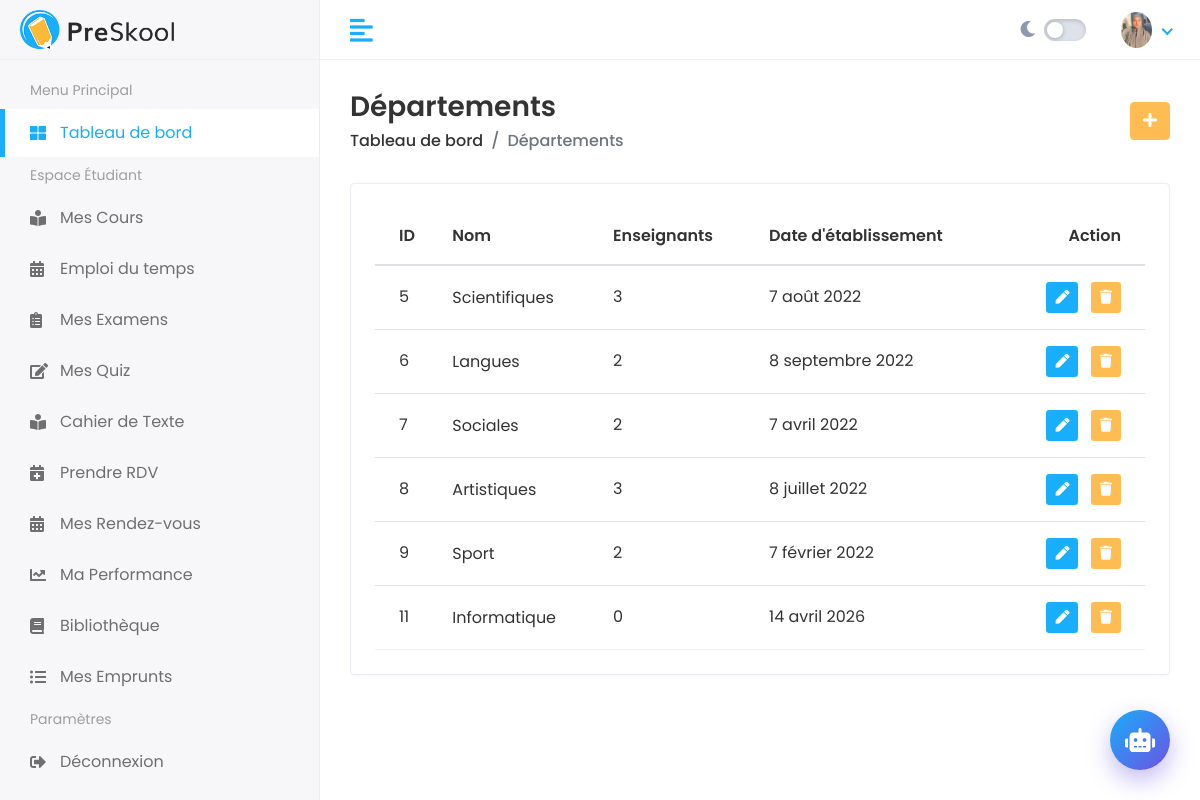
Page /fr/departments/ on the committed database.
### departments/models.py (models this page shows, shortened)
class Department(models.Model):
    name = models.CharField(max_length=200)
    description = models.TextField(blank=True, null=True)
    established_date = models.DateField()

### departments/views.py (the view)
# urls.py: path('', views.department_list, name='department_list'),
def department_list(request):
    departments = Department.objects.all()
    return render(request, 'departments/list.html', {'departments': departments})

### templates/departments/list.html
{% extends 'Home/base.html' %}
{% load static %}
{% block body %}
<div class="page-header">
    <div class="row align-items-center">
        <div class="col">
            <h3 class="page-title">Départements</h3>
            <ul class="breadcrumb">
                <li class="breadcrumb-item"><a href="{% url 'dashboard' %}">Tableau de bord</a></li>
                <li class="breadcrumb-item active">Départements</li>
            </ul>
        </div>
        <div class="col-auto text-right float-right ml-auto">
            <a href="{% url 'department_add' %}" class="btn btn-primary"><i class="fas fa-plus"></i></a>
        </div>
    </div>
</div>
<div class="row">
    <div class="col-sm-12">
        <div class="card card-table">
            <div class="card-body">
                <div class="table-responsive">
                    <table class="table table-hover table-center mb-0 datatable">
                        <thead>
                            <tr>
                                <th>ID</th>
                                <th>Nom</th>
                                <th>Enseignants</th>
                                <th>Date d'établissement</th>
                                <th class="text-right">Action</th>
                            </tr>
                        </thead>
                        <tbody>
                            {% for dept in departments %}
                            <tr>
                                <td>{{ dept.id }}</td>
                                <td>
                                    <h2><a>{{ dept.name }}</a></h2>
                                </td>
                                <td>{{ dept.teachers.count }}</td>
                                <td>{{ dept.established_date }}</td>
                                <td class="text-right">
                                    <div class="actions">
                                        <a href="{% url 'department_edit' dept.pk %}" class="btn btn-sm bg-success-light mr-2">
                                            <i class="fas fa-pen"></i>
                                        </a>
                                        <a href="{% url 'department_delete' dept.pk %}" class="btn btn-sm bg-danger-light">
                                            <i class="fas fa-trash"></i>
                                        </a>
                                    </div>
                                </td>
                            </tr>
                            {% empty %}
                            <tr>
                                <td colspan="4" class="text-center">Aucun département trouvé.</td>
                            </tr>
                            {% endfor %}
                        </tbody>
                    </table>
                </div>
            </div>
        </div>
    </div>
</div>
{% endblock %}

### static/assets/css/style.css (style rules this page uses)
html { height: 100%; }
body { background-color: #fff; color: #333; font-family: 'Poppins', sans-serif; font-size: 1rem; height: 100%; line-height: 1.5; overflow-x: hidden; }
h1, h2, h3, h4, h5, h6 { font-family: 'Poppins', sans-serif; margin-top: 0; }
a { color: #009ce7; }
input, button, a { transition: all 0.4s ease; -moz-transition: all 0.4s ease; -o-transition: all 0.4s ease; -ms-transition: all 0.4s ease; -webkit-transition: all 0.4s ease; }
ul, ol { padding: 0px; list-style: none; }
.table { color: #333; max-width: 100%; margin-bottom: 0; width: 100%; }
table.table td h2 { display: inline-block; font-size: inherit; font-weight: 400; margin: 0; padding: 0; vertical-align: middle; }
table.table td h2 a { color: #333; }
.table thead tr th { font-weight: 600; }
.table tbody tr { border-bottom: 1px solid rgba(0, 0, 0, 0.05); }
.table.table-center td, .table.table-center th { vertical-align: middle; }
.card-table .card-body .table > thead > tr > th { border-top: 0; }
.card-table .card-body .table tr td:first-child, .card-table .card-body .table tr th:first-child { padding-left: 1.5rem; }
.card-table .card-body .table tr td:last-child, .card-table .card-body .table tr th:last-child { padding-right: 1.5rem; }
.card-table .table td, .card-table .table th { border-top: 1px solid #e2e5e8; padding: 1rem 0.75rem; white-space: nowrap; }
.btn-primary { background-color: #FFBC53; border: 1px solid #FFBC53; }
.card { border: 1px solid #ececf5; box-shadow: 0 1px 3px 0 rgba(0, 0, 0, 0.03); margin-bottom: 1.875rem; }
.card-body { padding: 1.5rem; }
.bg-danger-light { background-color:#FFBC53 !important; color:#fff !important; }
.bg-success-light { background-color: #18aefa; color: #fff; }
.page-header { margin-bottom: 1.875rem; }
.page-header .breadcrumb { background-color: transparent; color: #6c757d; font-size: 1rem; font-weight: 500; margin-bottom: 0; padding: 0; }
.page-header .breadcrumb a { color: #333; }
.page-title { font-size: 28px; font-weight: 600; color: #333; margin-bottom: 5px; }

### static/assets/css/premium_dashboard.css (style rules this page uses)
:root { --primary-gradient: linear-gradient(135deg, #667cca 0%, #4659b1 100%); --secondary-gradient: linear-gradient(135deg, #ff9d6c 0%, #ff6b6b 100%); --success-gradient: linear-gradient(135deg, #43e97b 0%, #38f9d7 100%); --glass-bg: rgba(255, 255, 255, 0.7); --glass-border: rgba(255, 255, 255, 0.3); }

### rows in the picture
Department: id "5", name "Scientifiques", teachers.count "3", established_date "7 août 2022"
Department: id "6", name "Langues", teachers.count "2", established_date "8 septembre 2022"
Department: id "7", name "Sociales", teachers.count "2", established_date "7 avril 2022"
Department: id "8", name "Artistiques", teachers.count "3", established_date "8 juillet 2022"
Department: id "9", name "Sport", teachers.count "2", established_date "7 février 2022"
Department: id "11", name "Informatique", teachers.count "0", established_date "14 avril 2026"

### other values in the picture
{{ menu_principal }} "Menu Principal"
{{ dashboard_label }} "Tableau de bord"
{{ student_space }} "Espace Étudiant"
{{ my_courses }} "Mes Cours"
{{ txt_timetable }} "Emploi du temps"
{{ my_exams }} "Mes Examens"
{{ my_quizzes }} "Mes Quiz"
{{ digital_logbook }} "Cahier de Texte"
{{ book_appointment }} "Prendre RDV"
{{ my_appointments }} "Mes Rendez-vous"
{{ my_performance }} "Ma Performance"
{{ my_loans }} "Mes Emprunts"
{{ settings }} "Paramètres"
{{ logout }} "Déconnexion"
